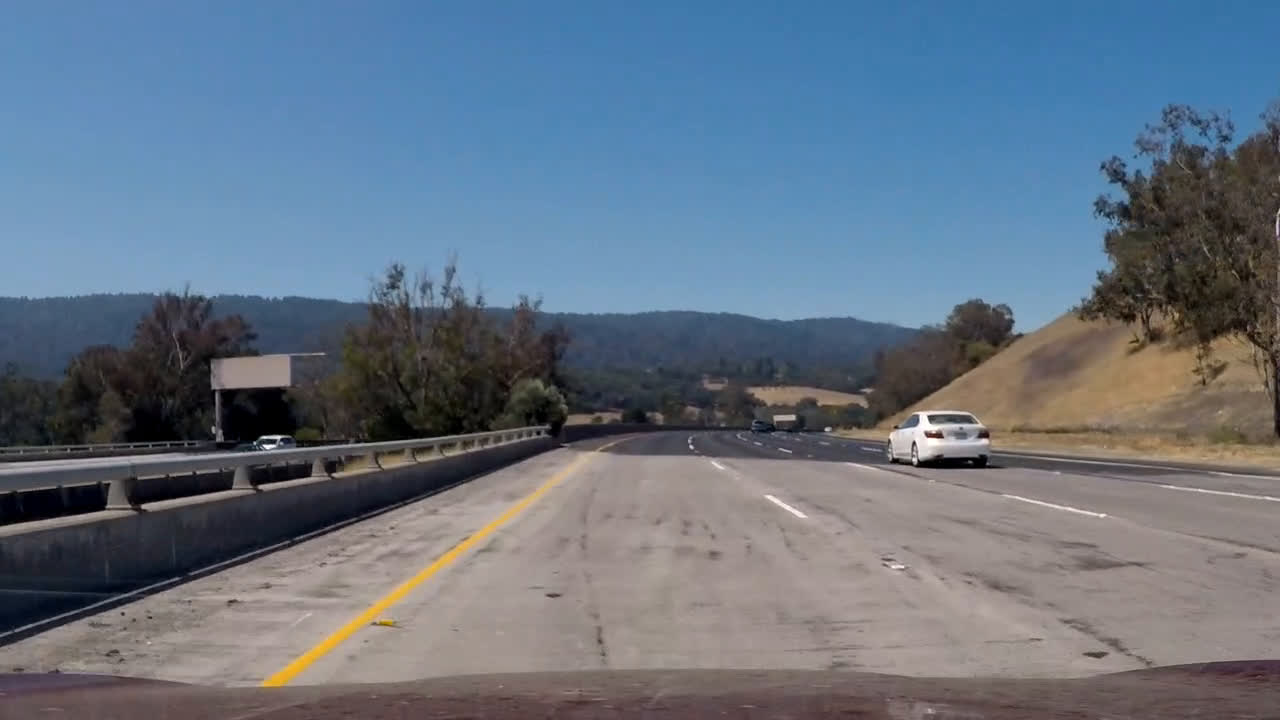
#> input picture test_images/test7.jpg, 1280 x 720 px; its folder holds only this picture in this run
$ jupyter execute Transform.ipynb   (shell and % lines are left out)
#> lines starting #> are read from the running program, lines starting #| are printed output that depends on the picture
[cell 1]
import glob
import pickle

import cv2
import matplotlib.pyplot as plt
import matplotlib.image as mpimg
import numpy as np

# Transform

[cell 2]
images_directory = 'test_images/'
image_names_prefix = 'straight_lines'
image_file_extension = '.jpg'
images = glob.glob(images_directory + image_names_prefix + '*' + image_file_extension)

transform_pickle_path = 'wide_transform_pickle.p'

dist_pickle_path = 'wide_dist_pickle.p'
with open(dist_pickle_path, mode='rb') as f:
#> (reads wide_dist_pickle.p from the repository)
    dist_pickle = pickle.load(f)

mtx, dist = dist_pickle['mtx'], dist_pickle['dist']

src_pt1 = [558, 475]
src_pt2 = [725, 475]
src_pt3 = [1100, 720]
src_pt4 = [200, 720]
src = np.float32([src_pt1, src_pt2, src_pt3, src_pt4])

dst_pt1 = [300, 0]
dst_pt2 = [1000, 0]
dst_pt3 = [1000, 720]
dst_pt4 = [300, 720]
dst = np.float32([dst_pt1, dst_pt2, dst_pt3, dst_pt4])

[cell 3]
def draw_lines(img, points, color=[255, 0, 0], thickness=2):
    pt1 = points[0]
    pt2 = points[1]
    pt3 = points[2]
    pt4 = points[3]

    cv2.line(img, (pt1[0], pt1[1]), (pt2[0], pt2[1]), color, thickness)
    cv2.line(img, (pt2[0], pt2[1]), (pt3[0], pt3[1]), color, thickness)
    cv2.line(img, (pt3[0], pt3[1]), (pt4[0], pt4[1]), color, thickness)
    cv2.line(img, (pt4[0], pt4[1]), (pt1[0], pt1[1]), color, thickness)

[cell 4]
# Step through the list and search for chessboard corners
fig = plt.figure(figsize=(10, 6))

for idx, fname in enumerate(images):
    img = mpimg.imread(fname)
    img = cv2.undistort(img, mtx, dist, None, mtx)

    # Draw and display the original images
    sub1 = plt.subplot(len(images), 2, (idx*2)+1)
    sub1.imshow(img)
    if idx == 0:
        sub1.set_title('Original Images')

    sub2 = plt.subplot(len(images), 2, (idx*2)+2)
    draw_lines(img, src)
    sub2.imshow(img)
    if idx == 0:
        sub2.set_title('Original Images with source points')

fig.tight_layout()
plt.show()

[cell 5]
M = cv2.getPerspectiveTransform(src, dst)
Minv = cv2.getPerspectiveTransform(dst, src)

# Step through the list and search for chessboard corners
fig = plt.figure(figsize=(10, 6))

for idx, fname in enumerate(images):
    img = mpimg.imread(fname)
    img = cv2.undistort(img, mtx, dist, None, mtx)

    img_size = img.shape[1::-1]
    warped = cv2.warpPerspective(img, M, img_size, flags=cv2.INTER_LINEAR)

    # Draw and display the original images
    sub1 = plt.subplot(len(images), 2, (idx*2)+1)
    draw_lines(img, src)
    sub1.imshow(img)
    if idx == 0:
        sub1.set_title('Original Images with source points')

    sub2 = plt.subplot(len(images), 2, (idx*2)+2)
    draw_lines(warped, dst)
    sub2.imshow(warped)
    if idx == 0:
        sub2.set_title('Transformed Images with destination points')

fig.tight_layout()
plt.show()

[cell 6]
transform_pickle = {}
transform_pickle['M'] = M
transform_pickle['Minv'] = Minv
pickle.dump( transform_pickle, open( transform_pickle_path, 'wb' ) )

# Testing

[cell 7]
images = glob.glob('test_images/test*.jpg')

fig = plt.figure(figsize=(10, 15))

for idx, fname in enumerate(images):
    img = mpimg.imread(fname)
#> img is the input picture: shape (720, 1280, 3); mean R, G, B 101.5, 115.2, 130.7
    img = cv2.undistort(img, mtx, dist, None, mtx)
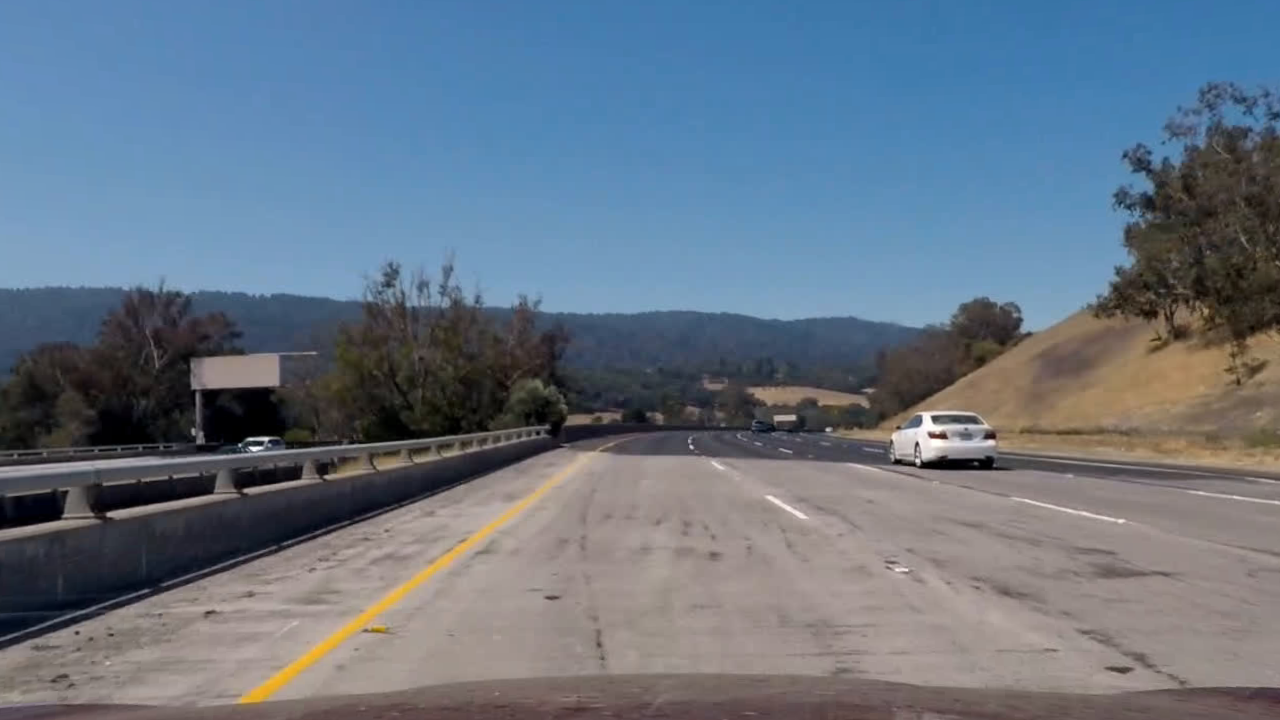
#> img: shape (720, 1280, 3); mean R, G, B 103.2, 116.8, 131.9

    img_size = img.shape[1::-1]
#> img_size = (1280, 720)
    warped = cv2.warpPerspective(img, M, img_size, flags=cv2.INTER_LINEAR)
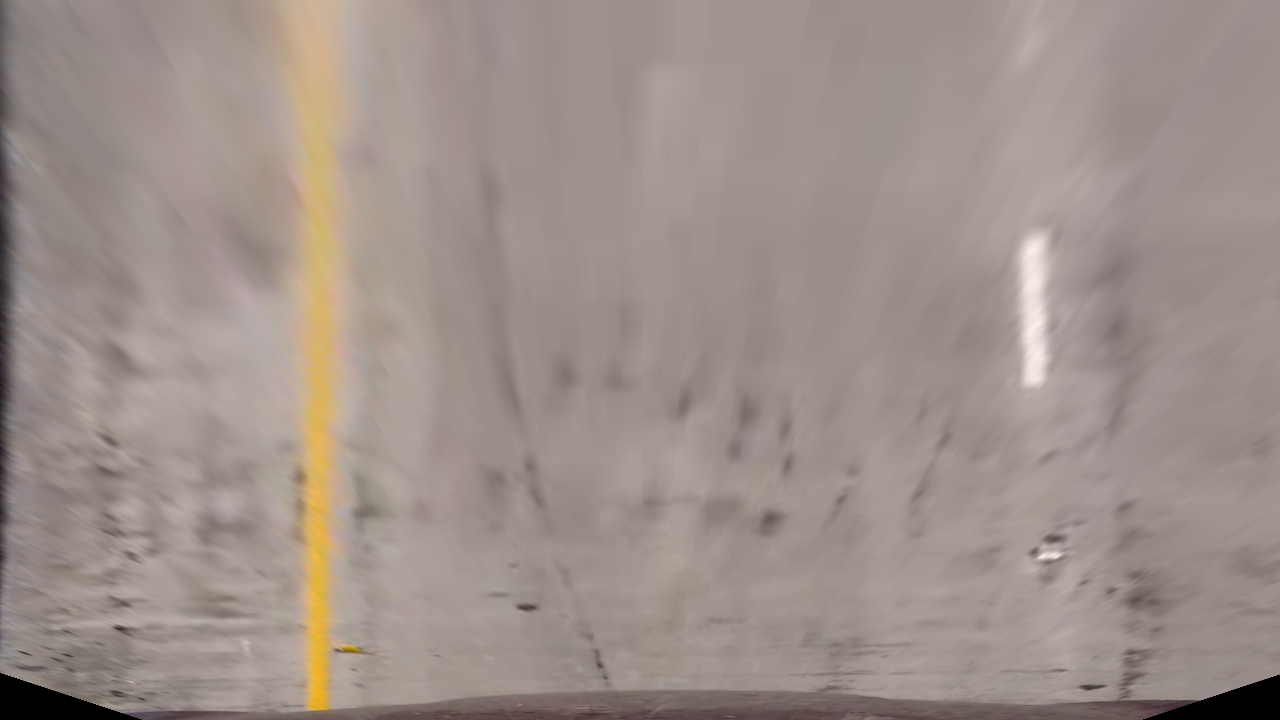
#> warped: shape (720, 1280, 3); mean R, G, B 157.9, 145, 138.9

    # Draw and display the original images
    sub1 = plt.subplot(len(images), 2, (idx*2)+1)
    sub1.set_xticks(())
    sub1.set_yticks(())
    sub1.imshow(img)
    if idx == 0:
        sub1.set_title('Original Images')

    # Draw and display the undistorted images
    sub2 = plt.subplot(len(images), 2, (idx*2)+2)
    sub2.set_xticks(())
    sub2.set_yticks(())
    sub2.imshow(warped)
    if idx == 0:
        sub2.set_title('Transformed Images')

fig.tight_layout()
plt.show()
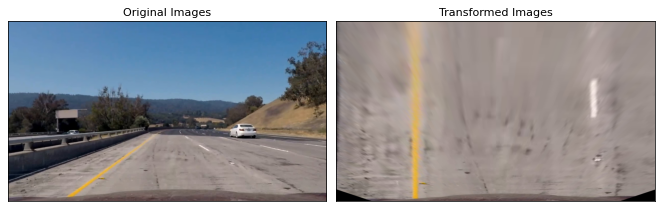
#> figure drawn by matplotlib, 2 panels
